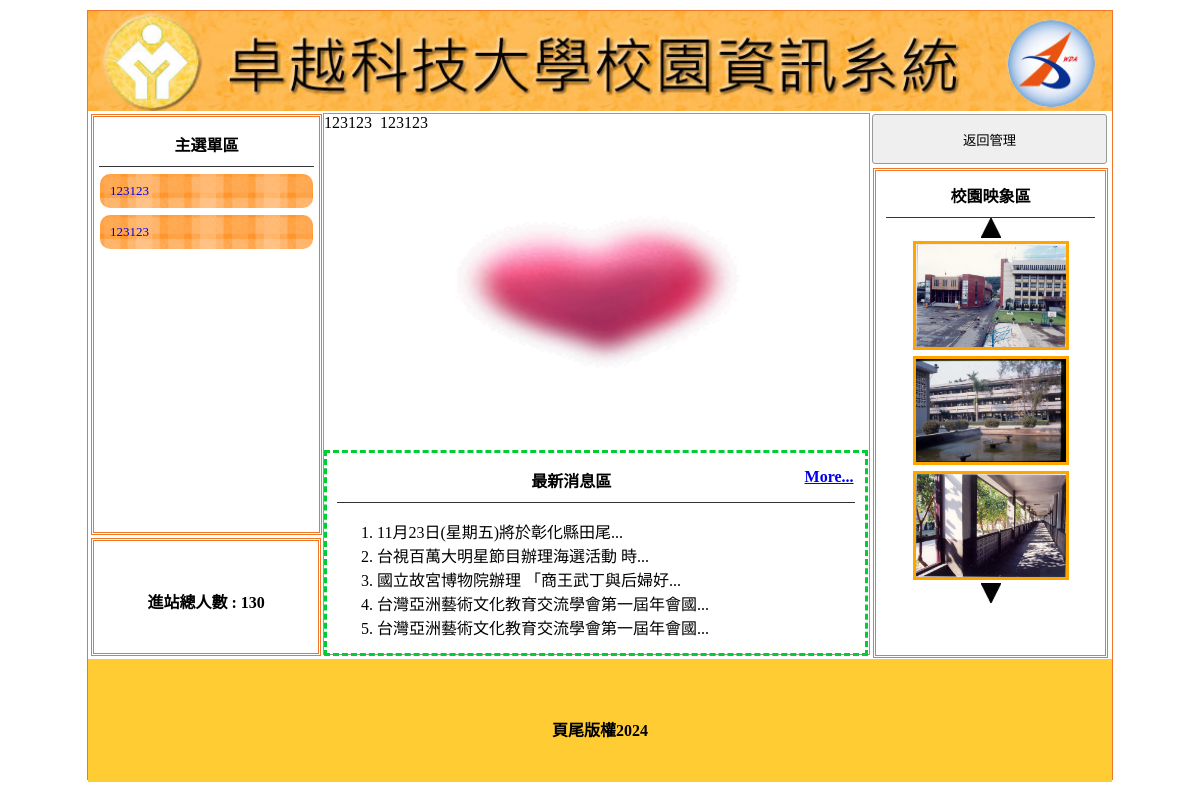
The page / (signed in) on the database its author committed.
### tables this page shows
CREATE TABLE `titles` (
  `id` int(5) UNSIGNED NOT NULL,
  `img` text NOT NULL,
  `text` text NOT NULL,
  `sh` int(1) NOT NULL DEFAULT 0
);

CREATE TABLE `menu` (
  `id` int(5) UNSIGNED NOT NULL,
  `text` text NOT NULL,
  `href` text NOT NULL,
  `menu_id` int(5) NOT NULL,
  `sh` int(1) NOT NULL DEFAULT 1
);

CREATE TABLE `total` (
  `id` int(5) UNSIGNED NOT NULL,
  `total` int(5) NOT NULL
);

CREATE TABLE `ad` (
  `id` int(5) UNSIGNED NOT NULL,
  `text` text NOT NULL,
  `sh` int(1) NOT NULL DEFAULT 1
);

CREATE TABLE `news` (
  `id` int(5) UNSIGNED NOT NULL,
  `text` text NOT NULL,
  `sh` int(1) NOT NULL DEFAULT 1
);

CREATE TABLE `image` (
  `id` int(5) UNSIGNED NOT NULL,
  `img` text NOT NULL,
  `sh` int(1) NOT NULL DEFAULT 1
);

CREATE TABLE `bottom` (
  `id` int(5) UNSIGNED NOT NULL,
  `bottom` text NOT NULL
);

### api/db.php (called while the page is built, shortened)
<?php
class DB
{
    protected $dsn = "mysql:host=localhost;charset=utf8;dbname=c1";
    protected $pdo;
    protected $table;
    public function __construct($table)
    {
        $this->table = $table;
        $this->pdo = new PDO($this->dsn, 'root', '');
    }
    private function a2s($array)
    {
        foreach ($array as $col => $value) {
            $tmp[] = "`$col`='$value'";
        }
        return $tmp;
    }
    function find($id)
    {
        $sql = "select * from `$this->table`";
        if (is_array($id)) {
            $tmp = $this->a2s($id);
            $sql .= " where " . join(" && ", $tmp);
        } else if (is_numeric($id)) {
            $sql .= " where  `id` = '$id'";
        } else {
            echo "錯誤:參數的資料型態必須是數字或陣列";
        }
        $row = $this->pdo->query($sql)->fetch(PDO::FETCH_ASSOC);
        return $row;
    }
    private function sql_all($sql, $array, $other)
    {
        if (isset($this->table) && !empty($this->table)) {
            if (is_array($array)) {
                if (!empty($array)) {
                    $tmp = $this->a2s($array);
                    $sql .= " where " . join(" && ", $tmp);
                }
            } else {
                $sql .= " $array";
            }
            return $sql .= $other;
        } else {
            echo "錯誤:沒有指定的資料表名稱";
        }
    }
    function all($where = '', $other = '')
    {
        $sql = "select * from `$this->table`";
        $sql = $this->sql_all($sql, $where, $other);
        return $this->pdo->query($sql)->fetchAll(PDO::FETCH_ASSOC);
    }
    function count($where = '', $other = '')
    {
        $sql = "select count(*) from `$this->table`";
        $sql = $this->sql_all($sql, $where, $other);
        return $this->pdo->query($sql)->fetchColumn();
    }
}
$Title = new DB('titles');
$Ad = new DB('ad');
$Image = new DB('image');
$News = new DB('news');
$Total = new DB('total');
$Bottom = new DB('bottom');
$Menu = new DB('menu');

### index.php (the view, shortened to what this page needs)
<?php include_once "./api/db.php"; ?>
<!DOCTYPE html PUBLIC "-//W3C//DTD XHTML 1.0 Transitional//EN" "http://www.w3.org/TR/xhtml1/DTD/xhtml1-transitional.dtd">
<html xmlns="http://www.w3.org/1999/xhtml">
<head>
	<link href="./css/css.css" rel="stylesheet" type="text/css">
</head>
<body>
	<div id="main">
		<?php
		$title = $Title->find(['sh' => 1]);
		?>
		<a title="<?= $title['text']; ?>" href="./index.php">
			<div class="ti" style="background:url(&#39;./img/<?= $title['img']; ?>&#39;); background-size:cover;"></div>
		</a>
		<div id="ms">
			<div id="lf" style="float:left;">
				<div id="menuput" class="dbor">
					<span class="t botli">主選單區</span>
					<?php
					$mainmu = $Menu->all(['sh' => 1, 'menu_id' => 0]);
					foreach ($mainmu as $main) {
					?>
						<div class="mainmu">
							<a href="<?= $main['href']; ?>" style=" font-size:13px; text-decoration:none;"><?= $main['text']; ?></a>
						</div>
					<?php
					}
					?>
				</div>
				<div class="dbor" style="margin:3px; width:95%; height:20%; line-height:100px;">
					<span class="t">進站總人數 : <?= $Total->find(1)['total']; ?>
					</span>
				</div>
			</div>
			<?php
			$do = $_GET['do'] ?? 'main';
			$file = "./front/{$do}.php";
			if (file_exists($file)) {
				include "$file";
			} else {
				include "./front/main.php";
			}
			?>
			<div class="di di ad" style="height:540px; width:23%; padding:0px; margin-left:22px; float:left; ">
				<?php
				if(isset($_SESSION['login'])){
					$url="lo('./back.php')";
					$str="返回管理";
				}else{
					$url="lo('./index.php?do=login')";
					$str="管理登入";
				}
				?>
				<button style="width:100%; margin-left:auto; margin-right:auto; margin-top:2px; height:50px;" onclick="<?=$url;?>"><?=$str;?></button>
				<div style="width:89%; height:480px;" class="dbor">
					<span class="t botli">校園映象區</span>
					<div class="cent" onclick="pp(1)">
						<img src="./icon/up.jpg" alt="">
					</div>
					<?php
					$imgs = $Image->all(['sh' => 1]);
					foreach ($imgs as $idx => $img) {
					?>
						<div id="ssaa<?= $idx; ?>" class="im cent">
							<img src="./img/<?= $img['img']; ?>" style="width:150px;height:103px;border:3px solid orange;margin:3px">
						</div>
					<?php
					}
					?>
					<div class="cent" onclick="pp(2)">
						<img src="./icon/dn.jpg" alt="">
					</div>
				</div>
			</div>
		</div>
		<div style="width:1024px; left:0px; position:relative; background:#FC3; margin-top:4px; height:123px; display:block;">
			<span class="t" style="line-height:123px;"><?= $Bottom->find(1)['bottom']; ?></span>
		</div>
	</div>
</body>
</html>

### front/main.php (shortened to what this page needs)
<div class="di" style="height:540px; border:#999 1px solid; width:53.2%; margin:2px 0px 0px 0px; float:left; position:relative; left:20px;">
	<?php include "./front/marquee.php"; ?>
	<div style="height:32px; display:block;"></div>
	<div style="width:100%; padding:2px; height:290px;">
		<div id="mwww" loop="true" style="width:100%; height:100%;">
		</div>
	</div>
	<div style="width:95%; padding:2px; height:190px; margin-top:10px; padding:5px 10px 5px 10px; border:#0C3 dashed 3px; position:relative;">
		<span class="t botli">最新消息區
			<?php
			if($News->count(['sh'=>1])>5){
				echo "<a href='?do=news' style='float:right'>More...</a>";
			}
			?>
		</span>
		<ul class="ssaa" style="list-style-type:decimal;">
		<?php
		$news=$News->all(['sh'=>1],' limit 5');
		foreach($news as $n){
			echo "<li>";
			echo mb_substr($n['text'],0,20);
			echo "...</li>";
		}
		?>
	</ul>
	</div>
</div>

### front/marquee.php (shortened to what this page needs)
<marquee scrolldelay="120" direction="left" style="position:absolute; width:100%; height:40px;">
    <?php
    $ads = $Ad->all(['sh' => 1]);
    foreach ($ads as $ad) {
        echo $ad['text'];
    }
    ?>
</marquee>

### css/css.css (style rules this page uses)
body { padding: 0px; margin: 0px; }
#main { width: 1024px; height: 768px; margin: 10px auto 10px auto; border: #EE7728 1px solid; position: relative; }
.ti { width: 100%; height: 100px; position: relative; background-size: cover; background-repeat: no-repeat; }
.dbor { border: #EE7728 double 3px; margin: 1px; padding: 2px 10px 2px 10px; }
.t { font-weight: 800; display: block; text-align: center; padding: 10px 1px 10px 1px; }
.botli { border-bottom: #333 1px solid; }
.mainmu { position: relative; border-radius: 10px; background: url(../icon/menu.fw.png) center no-repeat; background-size: cover; line-height: 30px; padding: 2px 10px 2px 10px; margin: 7px 1px 7px 1px; height: 30px; }
.mainmu a { display: block; text-decoration: none; }
#lf { height: 540px; width: 21%; display: inline-block; }
#menuput { width: 100%; height: 75%; position: relative; padding: 5px; display: block; margin: 3px; }
.di { display: inline-block; }
.ad { margin: 1px; padding: 2px 10px 2px 10px; }
.cent { text-align: center; }
input, button { border: #999 1px solid; border-radius: 3px; background: #EFEFEF; padding: 5px; margin: 3px; }

### rows shown on the page
titles: img (picture)
menu: text "123123"
menu: text "123123"
total: total "130"
ad: text "123123"
ad: text "123123"
news: text "11月23日(星期五)將於彰化縣田尾"
news: text "台視百萬大明星節目辦理海選活動 時"
news: text "國立故宮博物院辦理 「商王武丁與后婦好"
news: text "台灣亞洲藝術文化教育交流學會第一屆年會國"
news: text "台灣亞洲藝術文化教育交流學會第一屆年會國"
image: img (picture)
image: img (picture)
image: img (picture)
bottom: bottom "頁尾版權2024"

### other values the page prints
$str "返回管理"
